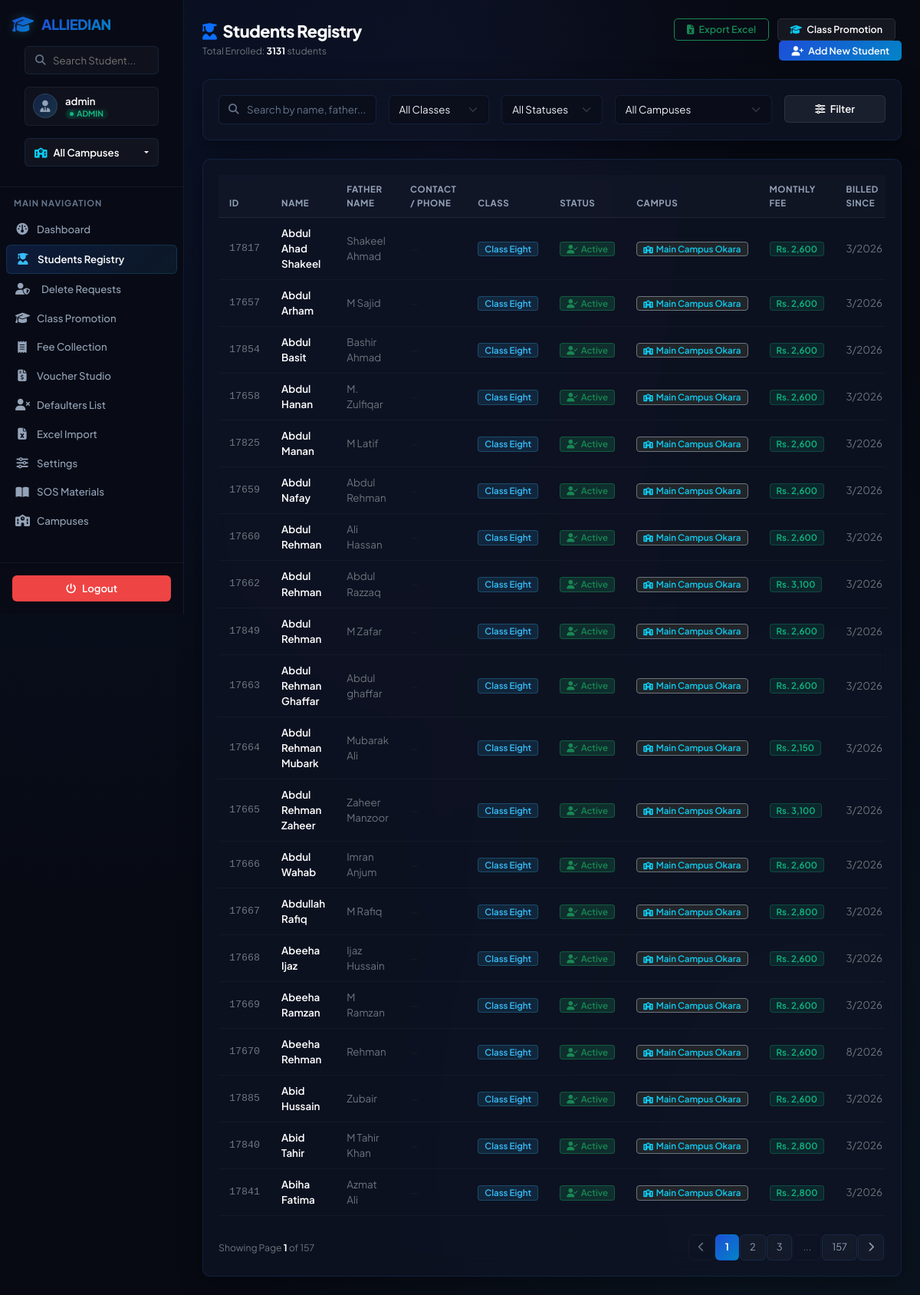
The app's page /students (signed in) with its own data.
### tables this page shows
CREATE TABLE students (
            id INTEGER PRIMARY KEY AUTOINCREMENT,
            name TEXT NOT NULL,
            father_name TEXT,
            class TEXT NOT NULL,
            monthly_fee REAL NOT NULL,
            start_month INTEGER DEFAULT 3,
            start_year INTEGER DEFAULT 2026
        , campus_id INTEGER REFERENCES campuses(id), annual_charges REAL DEFAULT 0, phone_number TEXT, opening_arrears REAL DEFAULT 0, status TEXT DEFAULT 'active');

CREATE TABLE campuses (
            id INTEGER PRIMARY KEY AUTOINCREMENT,
            name TEXT NOT NULL,
            code TEXT UNIQUE NOT NULL
        );

### app.py (the view)
@app.route('/students')
@login_required
def students_view():
    search = request.args.get('search', '').strip()
    class_filter = request.args.get('class_filter', '').strip()
    campus_filter = request.args.get('campus_filter', '', type=int)
    status_filter = request.args.get('status_filter', '').strip()
    page = request.args.get('page', 1, type=int)
    per_page = 20
    offset = (page - 1) * per_page
    active_campus_id = get_active_campus_id()
    conn = get_db_connection()
    class_query = "SELECT DISTINCT class FROM students"
    class_params = []
    if active_campus_id:
        class_query += " WHERE campus_id = ?"
        class_params = [active_campus_id]
    class_query += " ORDER BY class"
    classes = conn.execute(class_query, class_params).fetchall()
    classes = [r['class'] for r in classes]
    query = '''
        SELECT s.*, c.name as campus_name
        FROM students s
        LEFT JOIN campuses c ON s.campus_id = c.id
        WHERE 1=1
    '''
    params = []
    if active_campus_id:
        query += " AND s.campus_id = ?"
        params.append(active_campus_id)
    elif campus_filter:
        query += " AND s.campus_id = ?"
        params.append(campus_filter)
    if search:
        query += " AND (s.name LIKE ? OR s.father_name LIKE ? OR s.phone_number LIKE ?)"
        params.extend([f"%{search}%", f"%{search}%", f"%{search}%"])
    if class_filter:
        query += " AND s.class = ?"
        params.append(class_filter)
    if status_filter:
        query += " AND s.status = ?"
        params.append(status_filter)
    count_query = f"SELECT COUNT(*) FROM ({query})"
    total_students = conn.execute(count_query, params).fetchone()[0]
    query += " ORDER BY s.class, s.name LIMIT ? OFFSET ?"
    params.extend([per_page, offset])
    students = conn.execute(query, params).fetchall()
    pending_rows = conn.execute("SELECT student_id, id as request_id, reason, requested_at FROM student_delete_requests WHERE status = 'pending'").fetchall()
    pending_delete_map = {r['student_id']: dict(r) for r in pending_rows}
    conn.close()
    total_pages = (total_students + per_page - 1) // per_page
    return render_template('students.html',
                           students=students,
                           classes=classes,
                           page=page,
                           total_pages=total_pages,
                           search=search,
                           class_filter=class_filter,
                           campus_filter=campus_filter,
                           status_filter=status_filter,
                           total_students=total_students,
                           pending_delete_map=pending_delete_map)

### templates/students.html (shortened to what this page needs)
{% extends 'base.html' %}
{% block content %}
<div class="row align-items-center mb-4">
    <div class="col-md-6">
        <h1 class="page-title mb-1"><i class="fa-solid fa-user-graduate text-primary me-2"></i>Students Registry</h1>
        <p class="text-secondary small mb-0">Total Enrolled: <strong class="text-white">{{ total_students }}</strong> students</p>
    </div>
    <div class="col-md-6 text-md-end mt-3 mt-md-0">
        <a href="{{ url_for('export_students_excel', class_filter=class_filter, campus_filter=campus_filter, status_filter=status_filter, search=search) }}" class="btn btn-outline-success btn-sm px-3 me-2" title="Download Excel Sheet of displayed students">
            <i class="fa-solid fa-file-excel me-1"></i> Export Excel
        </a>
        <a href="{{ url_for('students_promotion') }}" class="btn btn-secondary btn-sm px-3 me-2">
            <i class="fa-solid fa-graduation-cap me-1 text-info"></i> Class Promotion
        </a>
        <a href="{{ url_for('student_add') }}" class="btn btn-primary btn-sm px-3">
            <i class="fa-solid fa-user-plus me-1"></i> Add New Student
        </a>
    </div>
</div>
<div class="glass-panel mb-4">
    <form action="{{ url_for('students_view') }}" method="GET" class="row g-3">
        <div class="col-md-3">
            <div class="search-wrapper">
                <i class="fa-solid fa-magnifying-glass"></i>
                <input type="text" class="form-control" name="search" placeholder="Search by name, father..." value="{{ search }}">
            </div>
        </div>
        <div class="col-md-2">
            <select class="form-select" name="class_filter">
                <option value="">All Classes</option>
            </select>
        </div>
        <div class="col-md-2">
            <select class="form-select" name="status_filter">
                <option value="">All Statuses</option>
            </select>
        </div>
        {% if session.role == 'admin' %}
        <div class="col-md-3">
            <select class="form-select" name="campus_filter">
                <option value="">All Campuses</option>
            </select>
        </div>
        <div class="col-md-2">
        {% else %}
        <div class="col-md-5 text-end">
        {% endif %}
            <button type="submit" class="btn btn-secondary w-100">
                <i class="fa-solid fa-sliders me-1"></i> Filter
            </button>
        </div>
    </form>
</div>
<div class="glass-panel">
    <div class="table-responsive">
        <table class="table table-custom">
            <thead>
                <tr>
                    <th style="width: 70px;">ID</th>
                    <th>Name</th>
                    <th>Father Name</th>
                    <th>Contact / Phone</th>
                    <th>Class</th>
                    <th>Status</th>
                    {% if session.role == 'admin' and not active_campus_id %}
                    <th>Campus</th>
                    {% endif %}
                    <th>Monthly Fee</th>
                    <th>Billed Since</th>
                </tr>
            </thead>
            <tbody>
                {% if students %}
                    {% for student in students %}
                    {% set is_pending = (student.id in pending_delete_map) %}
                    <tr class="{% if is_pending %}table-row-pending{% elif student.status == 'withdrawn' %}opacity-75{% endif %}">
                        <td class="text-secondary font-monospace">{{ student.id }}</td>
                        <td>
                            <div class="d-flex align-items-center flex-wrap gap-1">
                                <span class="fw-semibold text-white">{{ student.name }}</span>
                            </div>
                        </td>
                        <td class="text-secondary">{{ student.father_name or '—' }}</td>
                        <td>
                            {% if student.phone_number %}
                            <a href="tel:{{ student.phone_number }}" class="text-info text-decoration-none small d-inline-flex align-items-center gap-1 font-monospace" title="Call / WhatsApp">
                                <i class="fa-solid fa-phone text-success" style="font-size: 10px;"></i>{{ student.phone_number }}
                            </a>
                            {% else %}
                            <span class="text-muted small">—</span>
                            {% endif %}
                        </td>
                        <td><span class="badge badge-class">Class {{ student.class }}</span></td>
                        <td>
                            {% if student.status == 'withdrawn' %}
                            <span class="badge bg-danger bg-opacity-25 text-danger border border-danger border-opacity-50" style="font-size: 0.72rem;">
                                <i class="fa-solid fa-user-slash me-1"></i>Withdrawn
                            </span>
                            {% else %}
                            <span class="badge bg-success bg-opacity-25 text-success border border-success border-opacity-50" style="font-size: 0.72rem;">
                                <i class="fa-solid fa-user-check me-1"></i>Active
                            </span>
                            {% endif %}
                        </td>
                        {% if session.role == 'admin' and not active_campus_id %}
                        <td>
                            <span class="badge bg-dark border border-secondary text-info">
                                <i class="fa-solid fa-school me-1" style="font-size: 10px;"></i>{{ student.campus_name }}
                            </span>
                        </td>
                        {% endif %}
                        <td><span class="badge badge-amount">Rs. {{ "{:,.0f}".format(student.monthly_fee) }}</span></td>
                        <td class="text-secondary small">{{ student.start_month }}/{{ student.start_year }}</td>
                    </tr>
                    {% endfor %}
                {% endif %}
            </tbody>
        </table>
    </div>
    {% if total_pages > 1 %}
    <nav class="d-flex justify-content-between align-items-center mt-4">
        <div class="text-secondary small">
            Showing Page <strong class="text-white">{{ page }}</strong> of {{ total_pages }}
        </div>
        <ul class="pagination pagination-custom mb-0">
            <li class="page-item {% if page == 1 %}disabled{% endif %}">
                <a class="page-link" href="{{ url_for('students_view', page=page-1, search=search, class_filter=class_filter, campus_filter=campus_filter, status_filter=status_filter) }}">
                    <i class="fa-solid fa-chevron-left"></i>
                </a>
            </li>
            {% set start_page = page - 2 if page - 2 > 0 else 1 %}
            {% set end_page = page + 2 if page + 2 <= total_pages else total_pages %}
            {% for p in range(start_page, end_page + 1) %}
                <li class="page-item {% if p == page %}active{% endif %}">
                    <a class="page-link" href="{{ url_for('students_view', page=p, search=search, class_filter=class_filter, campus_filter=campus_filter, status_filter=status_filter) }}">{{ p }}</a>
                </li>
            {% endfor %}
            {% if end_page < total_pages %}
                {% if end_page < total_pages - 1 %}
                    <li class="page-item disabled"><span class="page-link">...</span></li>
                {% endif %}
                <li class="page-item">
                    <a class="page-link" href="{{ url_for('students_view', page=total_pages, search=search, class_filter=class_filter, campus_filter=campus_filter, status_filter=status_filter) }}">{{ total_pages }}</a>
                </li>
            {% endif %}
            <li class="page-item {% if page == total_pages %}disabled{% endif %}">
                <a class="page-link" href="{{ url_for('students_view', page=page+1, search=search, class_filter=class_filter, campus_filter=campus_filter, status_filter=status_filter) }}">
                    <i class="fa-solid fa-chevron-right"></i>
                </a>
            </li>
        </ul>
    </nav>
    {% endif %}
</div>
{% endblock %}

### records on screen
students: id "17817", name "Abdul Ahad Shakeel", father_name "Shakeel Ahmad", class "Eight", status "active" (drawn), campus_name "Main Campus Okara", monthly_fee "2,600", start_month "3", start_year "2026"
students: id "17657", name "Abdul Arham", father_name "M Sajid", class "Eight", status "active" (drawn), campus_name "Main Campus Okara", monthly_fee "2,600", start_month "3", start_year "2026"
students: id "17854", name "Abdul Basit", father_name "Bashir Ahmad", class "Eight", status "active" (drawn), campus_name "Main Campus Okara", monthly_fee "2,600", start_month "3", start_year "2026"
students: id "17658", name "Abdul Hanan", father_name "M. Zulfiqar", class "Eight", status "active" (drawn), campus_name "Main Campus Okara", monthly_fee "2,600", start_month "3", start_year "2026"
students: id "17825", name "Abdul Manan", father_name "M Latif", class "Eight", status "active" (drawn), campus_name "Main Campus Okara", monthly_fee "2,600", start_month "3", start_year "2026"
students: id "17659", name "Abdul Nafay", father_name "Abdul Rehman", class "Eight", status "active" (drawn), campus_name "Main Campus Okara", monthly_fee "2,600", start_month "3", start_year "2026"
students: id "17660", name "Abdul Rehman", father_name "Ali Hassan", class "Eight", status "active" (drawn), campus_name "Main Campus Okara", monthly_fee "2,600", start_month "3", start_year "2026"
students: id "17662", name "Abdul Rehman", father_name "Abdul Razzaq", class "Eight", status "active" (drawn), campus_name "Main Campus Okara", monthly_fee "3,100", start_month "3", start_year "2026"
students: id "17849", name "Abdul Rehman", father_name "M Zafar", class "Eight", status "active" (drawn), campus_name "Main Campus Okara", monthly_fee "2,600", start_month "3", start_year "2026"
students: id "17663", name "Abdul Rehman Ghaffar", father_name "Abdul ghaffar", class "Eight", status "active" (drawn), campus_name "Main Campus Okara", monthly_fee "2,600", start_month "3", start_year "2026"
students: id "17664", name "Abdul Rehman Mubark", father_name "Mubarak Ali", class "Eight", status "active" (drawn), campus_name "Main Campus Okara", monthly_fee "2,150", start_month "3", start_year "2026"
students: id "17665", name "Abdul Rehman Zaheer", father_name "Zaheer Manzoor", class "Eight", status "active" (drawn), campus_name "Main Campus Okara", monthly_fee "3,100", start_month "3", start_year "2026"
students: id "17666", name "Abdul Wahab", father_name "Imran Anjum", class "Eight", status "active" (drawn), campus_name "Main Campus Okara", monthly_fee "2,600", start_month "3", start_year "2026"
students: id "17667", name "Abdullah Rafiq", father_name "M Rafiq", class "Eight", status "active" (drawn), campus_name "Main Campus Okara", monthly_fee "2,800", start_month "3", start_year "2026"
students: id "17668", name "Abeeha Ijaz", father_name "Ijaz Hussain", class "Eight", status "active" (drawn), campus_name "Main Campus Okara", monthly_fee "2,600", start_month "3", start_year "2026"
students: id "17669", name "Abeeha Ramzan", father_name "M Ramzan", class "Eight", status "active" (drawn), campus_name "Main Campus Okara", monthly_fee "2,600", start_month "3", start_year "2026"
students: id "17670", name "Abeeha Rehman", father_name "Rehman", class "Eight", status "active" (drawn), campus_name "Main Campus Okara", monthly_fee "2,600", start_month "8", start_year "2026"
students: id "17885", name "Abid Hussain", father_name "Zubair", class "Eight", status "active" (drawn), campus_name "Main Campus Okara", monthly_fee "2,600", start_month "3", start_year "2026"
students: id "17840", name "Abid Tahir", father_name "M Tahir Khan", class "Eight", status "active" (drawn), campus_name "Main Campus Okara", monthly_fee "2,800", start_month "3", start_year "2026"
students: id "17841", name "Abiha Fatima", father_name "Azmat Ali", class "Eight", status "active" (drawn), campus_name "Main Campus Okara", monthly_fee "2,800", start_month "3", start_year "2026"

### other values on screen
{{ session.username }} "admin"
{{ session.role|upper }} "ADMIN"
{{ active_campus_name }} "All Campuses"
{{ total_students }} "3131"
{{ page }} "1"
{{ total_pages }} "157"
{{ p }} "1" "2" "3"
